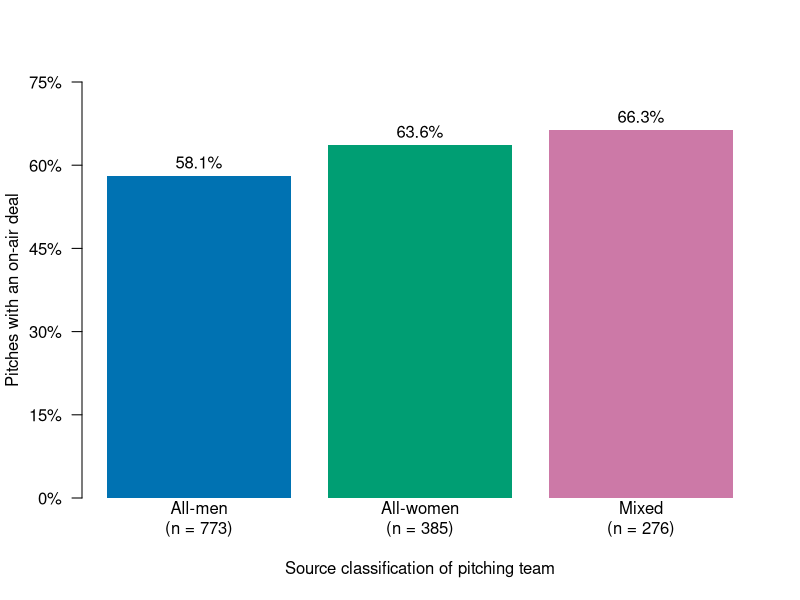

Here is the R script that generated this plot:
## ---- chunk 1
knitr::opts_chunk$set(echo = TRUE, message = FALSE, warning = FALSE)
sharks <- read.csv("data/shark_tank_teaching.csv", stringsAsFactors = FALSE)
D <- sharks$deal_on_show == 1
L <- sharks$season >= 9
p_hat <- mean(sharks$deal_on_show)
season_pmf <- prop.table(table(sharks$season))
s <- as.numeric(names(season_pmf))
p_s <- as.numeric(season_pmf)
## ---- chunk 2
period_deal <- table(
  Period = factor(L, levels = c(FALSE, TRUE),
                  labels = c("Seasons 1-8", "Seasons 9-16")),
  Deal = factor(D, levels = c(FALSE, TRUE),
                labels = c("No on-air deal", "On-air deal"))
)
period_deal
## ---- chunk 3
mu_s <- sum(s * p_s)
var_s <- sum((s - mu_s)^2 * p_s)

c(
  Var_X = p_hat * (1 - p_hat),
  SD_X = sqrt(p_hat * (1 - p_hat)),
  Var_S = var_s,
  SD_S = sqrt(var_s)
)
## ---- chunk 4
w <- sharks$description_words
c(
  empirical_variance_divide_n = mean((w - mean(w))^2),
  sample_variance_divide_n_minus_1 = var(w),
  sample_sd = sd(w)
)
## ---- chunk 5
c(
  P_deal_given_late = mean(D[L]),
  P_late_given_deal = mean(L[D])
)
## ---- chunk 6
known_gender <- sharks$pitcher_gender_group != "unknown"
gender_labels <- c("all_men", "all_women", "mixed")

gender_deal_rates <- tapply(
  sharks$deal_on_show[known_gender],
  factor(sharks$pitcher_gender_group[known_gender], levels = gender_labels),
  mean
)

gender_deal_rates
## ---- chunk 7
gender_counts <- table(
  factor(sharks$pitcher_gender_group[known_gender], levels = gender_labels)
)
bar_positions <- barplot(
  gender_deal_rates,
  names.arg = paste0(
    c("All-men", "All-women", "Mixed"),
    "\n(n = ", as.integer(gender_counts), ")"
  ),
  col = c("#0072B2", "#009E73", "#CC79A7"),
  border = NA,
  ylim = c(0, 0.75),
  axes = FALSE,
  xlab = "Source classification of pitching team",
  ylab = "Pitches with an on-air deal"
)
axis(2, at = seq(0, 0.75, by = 0.15),
     labels = paste0(seq(0, 75, by = 15), "%"), las = 1)
text(bar_positions, gender_deal_rates + 0.025,
     labels = paste0(round(100 * gender_deal_rates, 1), "%"))
## ---- chunk 8
c(
  direct_joint = mean(D & L),
  conditional_times_base = mean(D[L]) * mean(L),
  reverse_conditional_times_base = mean(L[D]) * mean(D)
)
## ---- chunk 9
c(
  direct = mean(D),
  from_periods = mean(D[!L]) * mean(!L) + mean(D[L]) * mean(L)
)
## ---- chunk 10
bayes_late_given_deal <- mean(D[L]) * mean(L) / mean(D)
c(
  from_bayes = bayes_late_given_deal,
  from_table = mean(L[D])
)
